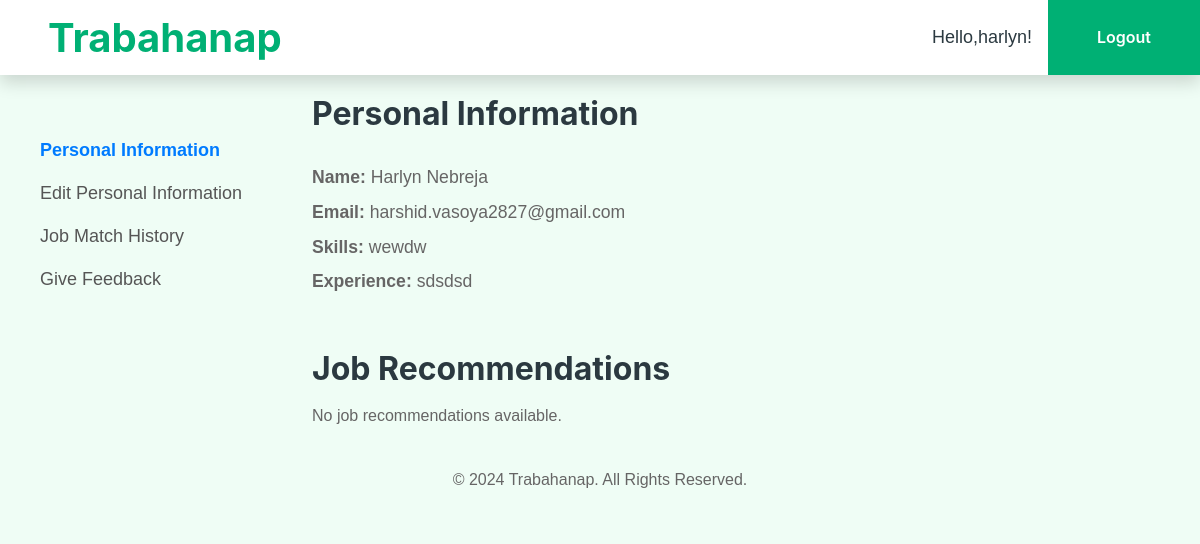
/profile/ (signed in), run on an earlier commit of the app's database.
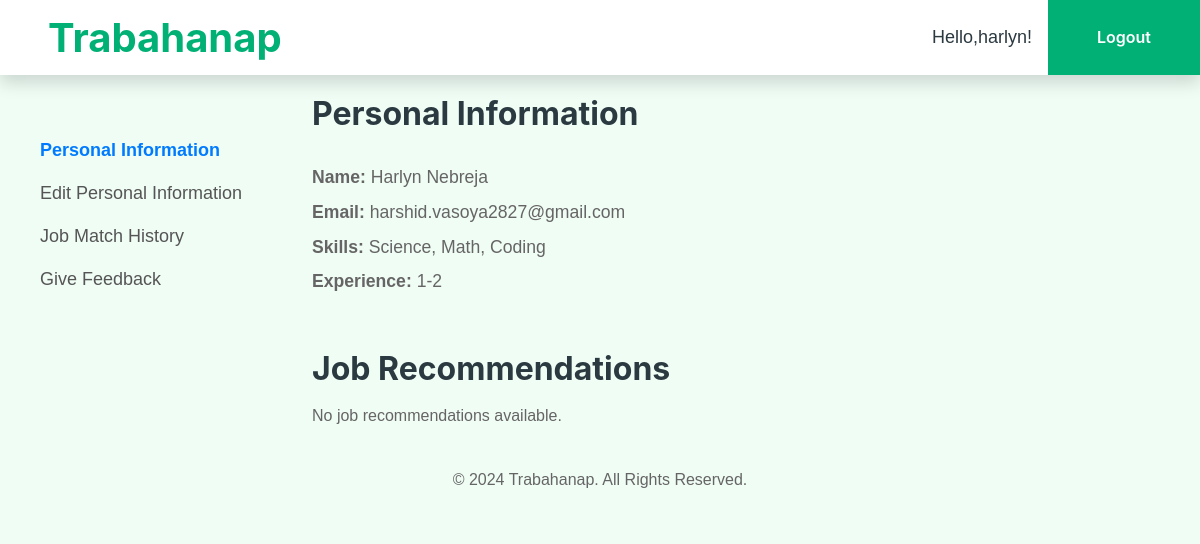
And on a later commit of the database.
### applicant/models.py (models this page shows, shortened)
class Applicant(models.Model):
    user = models.OneToOneField(User, on_delete=models.CASCADE)
    status = models.CharField(max_length=20, default='applicant')  # Ensure this field exists
    name = models.CharField(max_length=100)
    email = models.EmailField()
    skills = models.TextField()
    experience = models.TextField()
    resume = models.FileField(upload_to='resumes/', null=True, blank=True)
    created_at = models.DateTimeField(auto_now_add=True)

### applicant/views.py (the view, shortened to what this page needs)
# urls.py: path('profile/', views.profile, name='profile'),  # User profile
@login_required
def profile(request):
    try:
        applicant = Applicant.objects.get(user=request.user)
    except Applicant.DoesNotExist:
        applicant = None
    job_recommendations = []
    similarity_scores = []
    recommendation_precision = 0.0
    total_similarity = 0.0  # Initialize total similarity score
    progress = 0  # Initialize progress bar value
    if applicant:
        applicant_text = f"{applicant.skills} {applicant.experience}".strip()
        if not applicant_text:
            return render(request, 'applicant/profile.html', {
                'form': ApplicantProfileForm(instance=applicant),
                'error': 'Please fill in your skills and experience to get job recommendations.'
            })
        jobs = Job.objects.all()
        if not jobs:
            return render(request, 'applicant/profile.html', {
                'form': ApplicantProfileForm(instance=applicant),
                'error': 'No jobs available to recommend.'
            })
        job_descriptions = [
            f"{job.job_role} {job.company} {job.location} {job.job_experience} {job.skills_description}"
            for job in jobs
        ]
        texts = [applicant_text] + job_descriptions
        vectorizer = TfidfVectorizer(stop_words='english')
        tfidf_matrix = vectorizer.fit_transform(texts)  # Transform the texts to TF-IDF vectors
        cosine_similarities = cosine_similarity(tfidf_matrix[0:1], tfidf_matrix[1:])
        sorted_jobs = sorted(zip(cosine_similarities[0], jobs), reverse=True, key=lambda x: x[0])
        unique_jobs = []
        seen_jobs = set()
        for _, job in sorted_jobs:
            if job.id not in seen_jobs:
                unique_jobs.append(job)
                seen_jobs.add(job.id)
            if len(unique_jobs) == 6:  # Limit to 6 jobs
                break
        job_recommendations = unique_jobs
        similarity_scores = [score for score, _ in sorted_jobs[:6]]  # Top 6 similarity scores
        total_similarity = sum(similarity_scores)
        threshold = 0.4  # Increase threshold for more relevant recommendations
        relevant_count = sum(1 for score in similarity_scores if score >= threshold)
        recommendation_precision = relevant_count / len(similarity_scores) if similarity_scores else 0.0
    if request.method == 'POST':
        form = ApplicantProfileForm(request.POST, request.FILES, instance=applicant)
        if form.is_valid():
            applicant = form.save(commit=False)
            applicant.user = request.user
            applicant.save()
            applicant_text = f"{applicant.skills} {applicant.experience}".strip()
            if applicant_text:
                jobs = Job.objects.all()
                job_descriptions = [
                    f"{job.job_role} {job.company} {job.location} {job.job_experience} {job.skills_description}"
                    for job in jobs
                ]
                texts = [applicant_text] + job_descriptions
                vectorizer = TfidfVectorizer(stop_words='english')
                tfidf_matrix = vectorizer.fit_transform(texts)
                cosine_similarities = cosine_similarity(tfidf_matrix[0:1], tfidf_matrix[1:])
                sorted_jobs = sorted(zip(cosine_similarities[0], jobs), reverse=True, key=lambda x: x[0])
                unique_jobs = []
                seen_jobs = set()
                for _, job in sorted_jobs:
                    if job.id not in seen_jobs:
                        unique_jobs.append(job)
                        seen_jobs.add(job.id)
                    if len(unique_jobs) == 6:  # Limit to 6 jobs
                        break
                job_recommendations = unique_jobs
                for idx, (job, similarity_score) in enumerate(zip(job_recommendations, similarity_scores)):
                    if not JobRecommendation.objects.filter(applicant=applicant, job=job).exists():
                        job_rec = JobRecommendation(
                            applicant=applicant,
                            job=job,
                            similarity_score=similarity_score,
                            is_relevant=similarity_score >= threshold
                        )
                        job_rec.save()
                        progress = int(((idx + 1) / len(job_recommendations)) * 100)
                        print(f"Updated Job Recommendations for Applicant {applicant.user.username}:")
                        for job, score in zip(job_recommendations, similarity_scores):
                            print(f"Job: {job.job_role} at {job.company}, Similarity Score: {score}")
                        print(f"Total Similarity: {total_similarity}")
                        if recommendation_precision == 1.0:
                          print("Recommendation Precision: 1.0000")
                        else:
                          print(f"Recommendation Precision: {recommendation_precision * 100:.2f}%")
            return redirect('profile')  # Redirect to profile after saving
    else:
        form = ApplicantProfileForm(instance=applicant)
    return render(request, 'applicant/profile.html', {
        'form': form,
        'job_recommendations': job_recommendations,
        'similarity_scores': similarity_scores,
        'recommendation_precision': recommendation_precision,
        'total_similarity': total_similarity,  # Pass the total similarity to the template
        'applicant': applicant,
        'progress': progress  # Pass progress bar value to template
    })

### applicant/templates/applicant/profile.html (shortened to what the changed rows need)
<!DOCTYPE html>
<html lang="en">
<head>
    {% load static %}
    <link href="{% static 'css/bootstrap.min.css' %}" rel="stylesheet">
    <link href="{% static 'css/style.css' %}" rel="stylesheet">
</head>
<body>
    <nav class="navbar navbar-expand-lg bg-white navbar-light shadow sticky-top p-0">
        <a href="{% url 'index' %}" class="navbar-brand d-flex align-items-center text-center py-0 px-4 px-lg-5">
            <h1 class="m-0 text-primary">Trabahanap</h1>
        </a>
    </nav>
<div class="container-fluid" style="margin-top: 20px;">
    <div class="row">
<div class="col-lg-9 col-md-8 col-12">
    {% block content %}
        <div class="row">
            <div class="col-md-12">
                <div class="col-md-6 applicant-info">
                    <h2 class="section-header">Personal Information</h2>
                    <br>
                    <p><strong>Name:</strong> {{ applicant.name }}</p>
                    <p><strong>Email:</strong> {{ applicant.email }}</p>
                    <p><strong>Skills:</strong> {{ applicant.skills }}</p>
                    <p><strong>Experience:</strong> {{ applicant.experience }}</p>
                </div>
            </div>
        </div>
<div class="row job-recommendations">
    <div class="col-md-12">
        <h2 class="my-3">Job Recommendations</h2>
    </div>
</div>
    {% endblock %}
</div>
</body>
</html>

What changed in the data, as far as the page shows it:
changed Applicant "Harlyn Nebreja": skills "wewdw" → "Science, Math, Coding"; experience "sdsdsd" → "1-2"
